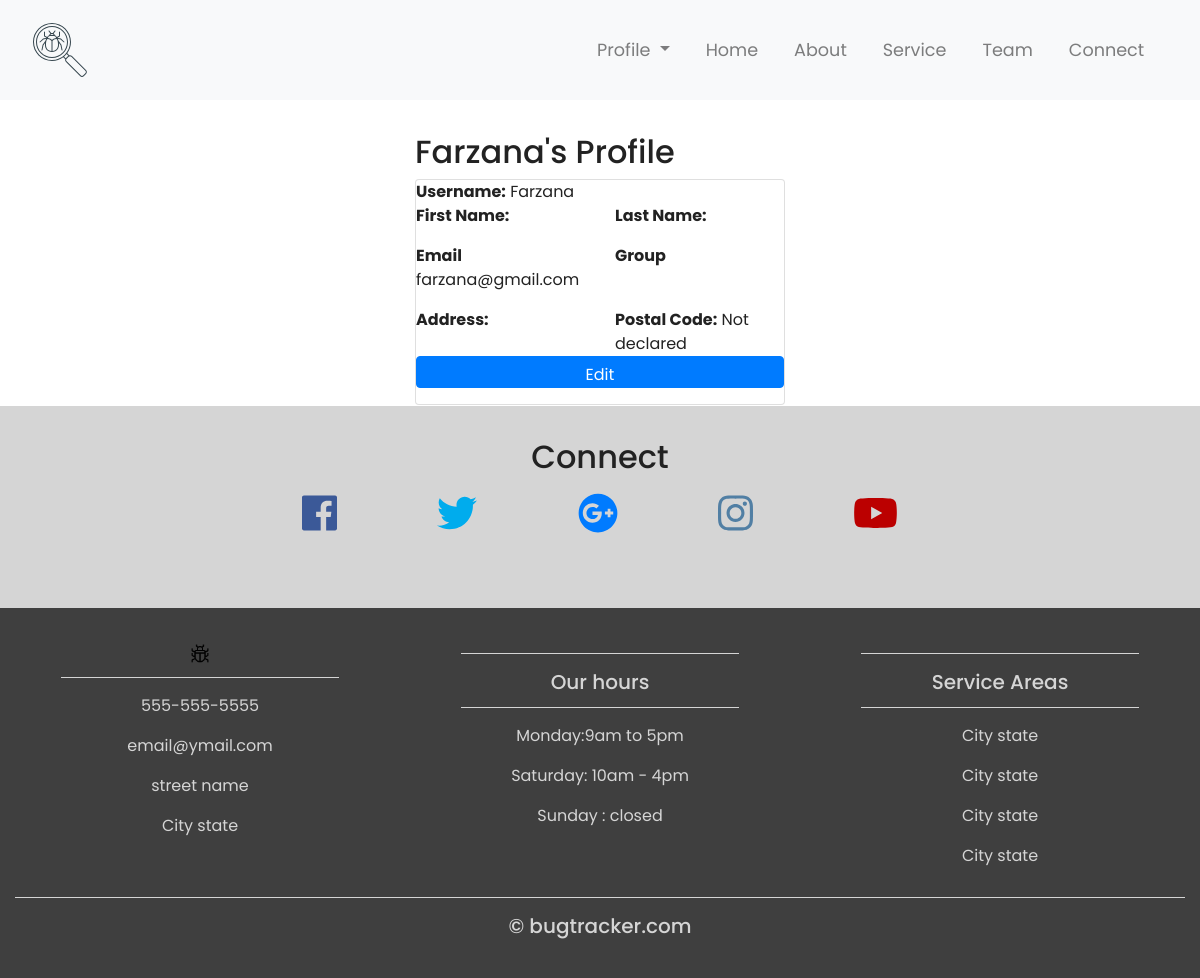
Before: /users/4/profile (signed in) with the older database file.
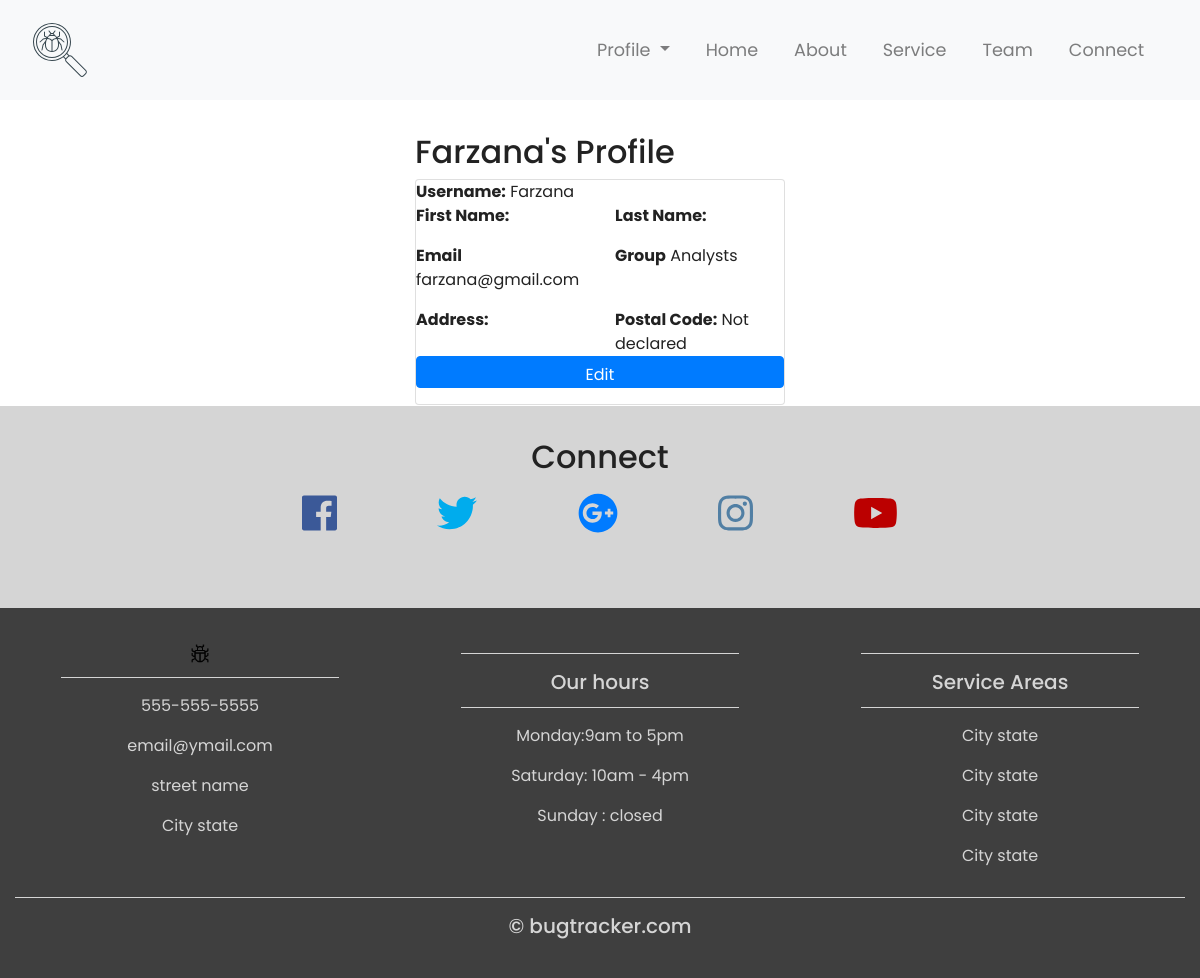
After: the same page with the newer database file.
### users/models.py (models this page shows, shortened)
class CustomUser(AbstractUser):
    address = models.CharField(max_length=500, blank=True)
    postal = models.PositiveIntegerField(default=0,blank=True,validators=[MaxValueValidator(1000)])
    contact = PhoneNumberField(blank=True)

### users/views.py (the view)
# urls.py: path('<int:pk>/profile', views.DetailProfile.as_view(), name='profile'),
class DetailProfile(generic.DetailView):
        model = User
        template_name = 'profile.html'

### templates/profile.html (shortened to what this page needs)
{% extends 'base.html' %}
{% block content %}
<div class="col-sm-4">
</div>
<div class="container col-sm-4">
  <h2>{{user.username|title}}'s Profile</h2>
  <div class="card">
    <div><b>Username:</b> {{ user.username|title }}</div>
    <div class="row">
      <div class="col-md-6"><p><b>First Name:</b> {{ user.first_name|title }}</p></div>
      <div class="col-md-6"><b>Last Name:</b> {{ user.last_name|title }}</div>
    </div>
    <div class="row">
      <div class="col-md-6"><p><b>Email</b> {{ user.email }}</p></div>
      <div class="col-md-6"><b>Group</b> {{ user.groups.all.0 }}</div>
    </div>
    <div class="row">
      <div class="col-md-6"><b>Address:</b>{{ user.address|title }}</div>
      <div class="col-md-6">
        <b>Postal Code:</b>{% if user.postal == 0 %}
        Not declared
        {% else %}
        {{ user.postal }}
        {% endif %}
      </div>
    </div>
    <a class="btn btn-primary" href="{% url 'edit-profile' user.id %}">Edit</a>
  </div>
  <div class="col-sm-4">
  </div>
{% endblock %}

Changed rows visible on the page:
changed CustomUser "Farzana": groups.all.0 (not shown) → "Analysts"
